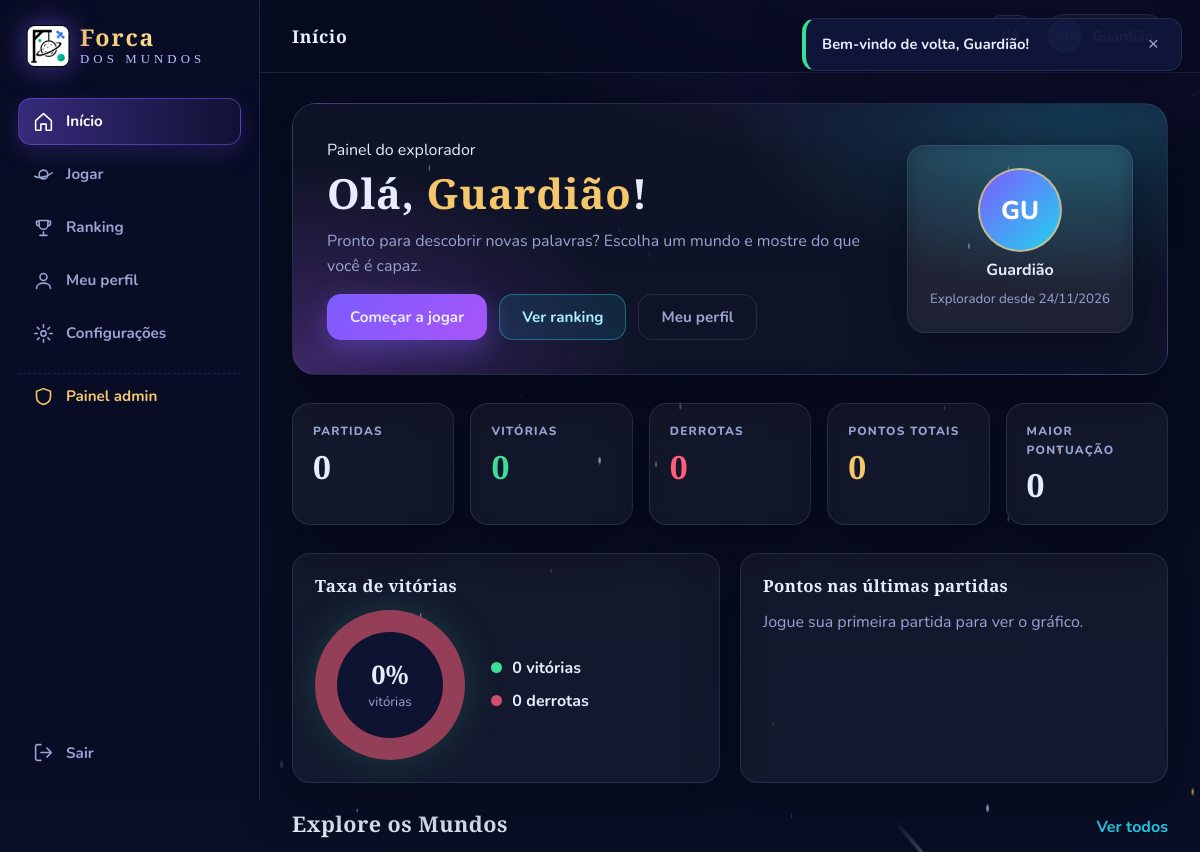
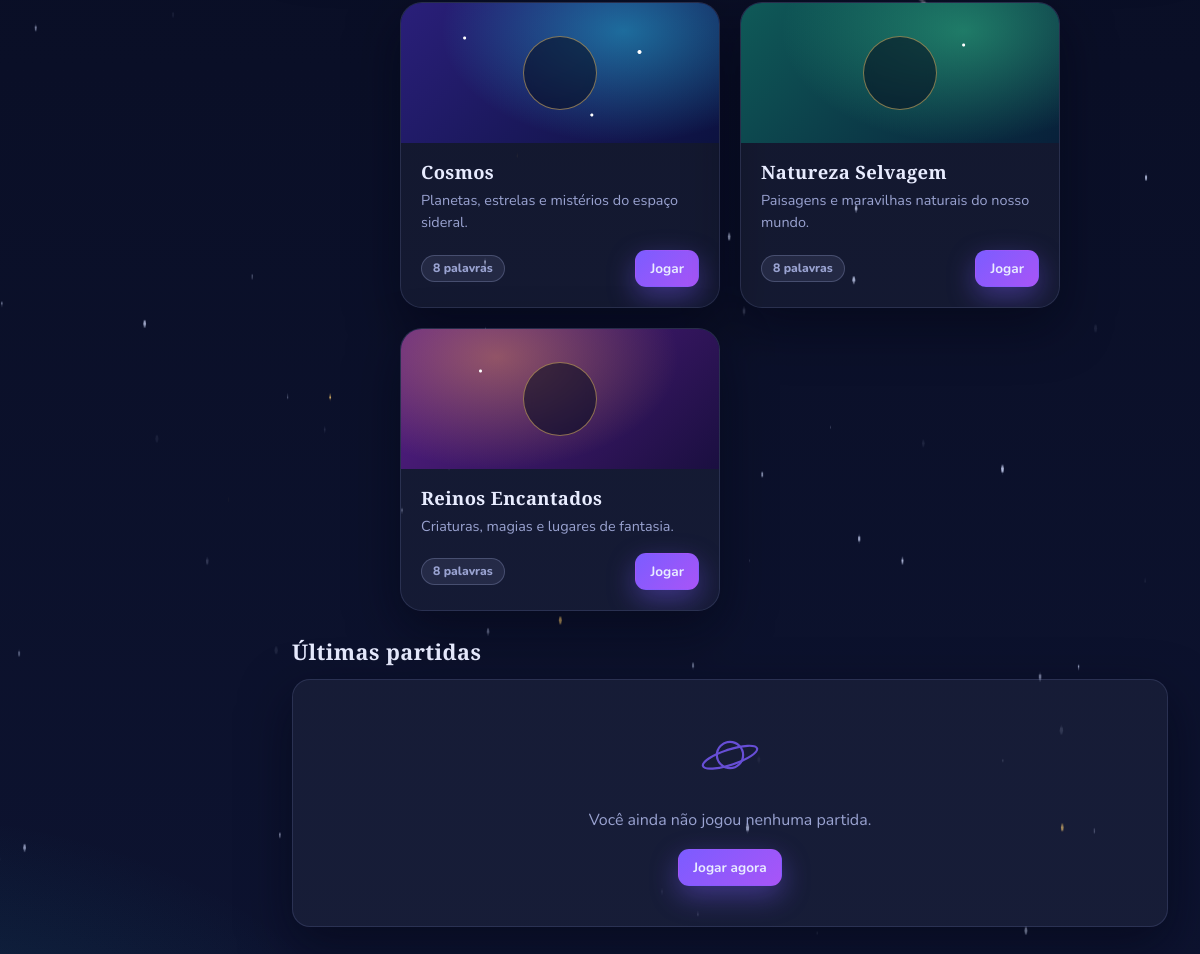
/public/inicio (signed in), run on the app's committed database (2 pictures, top to bottom).
### tables this page shows
CREATE TABLE usuarios (
    id        INT UNSIGNED NOT NULL AUTO_INCREMENT,
    nome      VARCHAR(120) NOT NULL,
    apelido   VARCHAR(30)  NOT NULL,
    email     VARCHAR(160) NOT NULL,
    senha     VARCHAR(255) NOT NULL,
    foto      VARCHAR(80)  NULL DEFAULT NULL,
    perfil    ENUM('admin', 'jogador') NOT NULL DEFAULT 'jogador',
    status    ENUM('ativo', 'inativo') NOT NULL DEFAULT 'ativo',
     
     
    email_verificado_em DATETIME NULL DEFAULT NULL,
    criado_em DATETIME NOT NULL DEFAULT CURRENT_TIMESTAMP,
    PRIMARY KEY (id),
    UNIQUE KEY uq_usuarios_email (email),
    UNIQUE KEY uq_usuarios_apelido (apelido),
    KEY idx_usuarios_perfil_status (perfil, status)
);

CREATE TABLE categorias (
    id        INT UNSIGNED NOT NULL AUTO_INCREMENT,
    nome      VARCHAR(60)  NOT NULL,
    descricao VARCHAR(255) NOT NULL DEFAULT '',
    imagem    VARCHAR(80)  NULL DEFAULT NULL,
    icone     VARCHAR(20)  NOT NULL DEFAULT 'planeta',
    status    ENUM('ativo', 'inativo') NOT NULL DEFAULT 'ativo',
    criado_em DATETIME NOT NULL DEFAULT CURRENT_TIMESTAMP,
    PRIMARY KEY (id),
    UNIQUE KEY uq_categorias_nome (nome)
);

### app/Core/Controller.php (called while the page is built, shortened)
<?php
class Controller
{
    private ?array $usuarioCache = null;
    protected function render(string $view, array $dados = [], string $layout = 'app'): void
    {
        $dados['usuario'] = $dados['usuario'] ?? $this->usuarioLogado();
        $dados['flashes'] = pull_flash();
        extract($dados, EXTR_SKIP);
        require BASE_PATH . '/app/Views/' . $view . '.php';
    }
    protected function usuarioLogado(): ?array
    {
        if ($this->usuarioCache !== null) {
            return $this->usuarioCache;
        }
        $id = $_SESSION['usuario_id'] ?? null;
        $usuario = (new Usuario())->buscarPorId((int) $id);
        unset($usuario['senha']);
        return $this->usuarioCache = $usuario;
    }
    protected function exigirLogin(): array
    {
        $usuario = $this->usuarioLogado();
        return $usuario;
    }
}

### app/Controllers/HomeController.php (called while the page is built, shortened)
<?php
class HomeController extends Controller
{
    public function index(): void
    {
        $usuario = $this->exigirLogin();
        $partidas = new Partida();
        $this->render('home/index', [
            'titulo'     => 'Início',
            'pagina'     => 'inicio',
            'stats'      => $partidas->estatisticasUsuario((int) $usuario['id']),
            'ultimas'    => $partidas->ultimasDoUsuario((int) $usuario['id'], 5),
            'grafico'    => $partidas->pontosRecentes((int) $usuario['id'], 10),
            'categorias' => (new Categoria())->ativasComContagem(),
        ]);
    }
}

### app/Core/Router.php (called while the page is built, shortened)
<?php
class Router
{
    private array $rotas = ['GET' => [], 'POST' => []];
    public function get(string $caminho, string $destino): void
    {
        $this->rotas['GET'][$caminho] = $destino;
    }
    public function post(string $caminho, string $destino): void
    {
        $this->rotas['POST'][$caminho] = $destino;
    }
    private function caminhoAtual(): string
    {
        $caminho = parse_url($_SERVER['REQUEST_URI'] ?? '/', PHP_URL_PATH) ?: '/';
        $caminho = rawurldecode($caminho);
        $raiz = rtrim(str_replace('\\', '/', dirname(BASE_URL)), '/');
        if (BASE_URL !== '' && strpos($caminho, BASE_URL) === 0) {
            $caminho = substr($caminho, strlen(BASE_URL));
        } elseif ($raiz !== '' && strpos($caminho, $raiz) === 0) {
            $caminho = substr($caminho, strlen($raiz));
        }
        $caminho = '/' . trim($caminho, '/');
        return $caminho === '/index.php' ? '/' : $caminho;
    }
    public function dispatch(): void
    {
        $metodo = $_SERVER['REQUEST_METHOD'] === 'POST' ? 'POST' : 'GET';
        $caminho = $this->caminhoAtual();
        $destino = $this->rotas[$metodo][$caminho] ?? null;
        [$classe, $acao] = explode('@', $destino);
        $controller = new $classe();
        $controller->$acao();
    }
}

### public/index.php (called while the page is built, shortened)
<?php
spl_autoload_register(function (string $classe): void {
    $arquivo = BASE_PATH . '/app/' . str_replace('\\', '/', substr($classe, 4)) . '.php';
});
require BASE_PATH . '/app/Core/helpers.php';
$router = new App\Core\Router();
$router->dispatch();

### config/database.php (called while the page is built)
<?php
return [
    'host'    => '127.0.0.1',
    'porta'   => 3306,
    'banco'   => 'forca_dos_mundos',
    'usuario' => 'root',
    'senha'   => '',
    'charset' => 'utf8mb4',
    'ambiente' => 'local',
];

### app/Core/Database.php (called while the page is built, shortened)
<?php
class Database
{
    private static ?PDO $conexao = null;
    public static function connection(): PDO
    {
        if (self::$conexao === null) {
            $config = require BASE_PATH . '/config/database.php';
            $dsn = sprintf(
                'mysql:host=%s;port=%d;dbname=%s;charset=%s',
                $config['host'],
                $config['porta'],
                $config['banco'],
                $config['charset']
            );
            try {
                self::$conexao = new PDO($dsn, $config['usuario'], $config['senha'], [
                    PDO::ATTR_ERRMODE            => PDO::ERRMODE_EXCEPTION,
                    PDO::ATTR_DEFAULT_FETCH_MODE => PDO::FETCH_ASSOC,
                    PDO::ATTR_EMULATE_PREPARES   => false,
                ]);
            } catch (PDOException $erro) {
                http_response_code(500);
                exit('Não foi possível conectar ao banco de dados. Confira o arquivo config/database.php e se o MySQL está ligado no XAMPP.');
            }
        }
        return self::$conexao;
    }
}

### app/Core/Model.php (called while the page is built, shortened)
<?php
abstract class Model
{
    protected PDO $db;
    public function __construct()
    {
        $this->db = Database::connection();
    }
    protected function buscarTodos(string $sql, array $params = []): array
    {
        $stmt = $this->db->prepare($sql);
        $stmt->execute($params);
        return $stmt->fetchAll();
    }
    protected function buscarUm(string $sql, array $params = []): ?array
    {
        $stmt = $this->db->prepare($sql);
        $stmt->execute($params);
        $linha = $stmt->fetch();
        return $linha ?: null;
    }
}

### app/Models/Usuario.php (called while the page is built, shortened)
<?php
class Usuario extends Model
{
    public function buscarPorId(int $id): ?array
    {
        return $this->buscarUm('SELECT * FROM usuarios WHERE id = ?', [$id]);
    }
}

### app/Models/Partida.php (called while the page is built, shortened)
<?php
class Partida extends Model
{
    public function estatisticasUsuario(int $usuarioId): array
    {
        $dados = $this->buscarUm(
            "SELECT COUNT(*) AS total,
                    COALESCE(SUM(resultado = 'vitoria'), 0) AS vitorias,
                    COALESCE(SUM(resultado = 'derrota'), 0) AS derrotas,
                    COALESCE(SUM(pontos), 0) AS pontos,
                    COALESCE(MAX(pontos), 0) AS maior
             FROM partidas WHERE usuario_id = ?",
            [$usuarioId]
        );
        $dados['taxa'] = $dados['total'] > 0 ? (int) round($dados['vitorias'] / $dados['total'] * 100) : 0;
        return $dados;
    }
}

### app/Models/Categoria.php (called while the page is built, shortened)
<?php
class Categoria extends Model
{
    public function ativasComContagem(): array
    {
        return $this->buscarTodos(
            "SELECT c.*, COUNT(p.id) AS total_palavras
             FROM categorias c
             LEFT JOIN palavras p ON p.categoria_id = c.id
             WHERE c.status = 'ativo'
             GROUP BY c.id
             ORDER BY c.nome"
        );
    }
}

### app/Views/partials/card_mundo.php (the view, shortened to what this page needs)
<article class="mundo">
    <div class="mundo-arte mundo-<?= e($cat['icone']) ?>" <?php if (!empty($cat['imagem'])): ?>style="background-image:url('<?= e(upload_url($cat['imagem'], 'categorias')) ?>')"<?php endif; ?>>
        <span class="mundo-icone"><?= icone_svg($cat['icone']) ?></span>
    </div>
    <div class="mundo-corpo">
        <h3><?= e($cat['nome']) ?></h3>
        <p><?= e($cat['descricao']) ?></p>
        <div class="mundo-rodape">
            <span class="badge badge-neutro"><?= (int) $cat['total_palavras'] ?> palavras</span>
            <?php if ((int) $cat['total_palavras'] > 0): ?>
                <form method="post" action="<?= e(url('/jogo/iniciar')) ?>">
                    <button type="submit" class="btn btn-primario btn-sm" data-carregando>Jogar</button>
                </form>
            <?php else: ?>
                <span class="badge badge-erro">Sem palavras</span>
            <?php endif; ?>
        </div>
    </div>
</article>

### app/Views/home/index.php (shortened to what this page needs)
<section class="hero">
    <div class="hero-texto">
        <span class="auth-etiqueta">Painel do explorador</span>
        <h1>Olá, <span class="texto-ouro"><?= e($usuario['apelido']) ?></span>!</h1>
        <p>Pronto para descobrir novas palavras? Escolha um mundo e mostre do que você é capaz.</p>
        <div class="hero-botoes">
            <a href="<?= e(url('/mundos')) ?>" class="btn btn-primario">Começar a jogar</a>
            <a href="<?= e(url('/ranking')) ?>" class="btn btn-secundario">Ver ranking</a>
            <a href="<?= e(url('/perfil')) ?>" class="btn btn-fantasma">Meu perfil</a>
        </div>
    </div>
    <div class="hero-perfil card">
        <?php $avatarUsuario = $usuario; $avatarClasse = 'avatar-lg'; require __DIR__ . '/../partials/avatar.php'; ?>
        <strong><?= e($usuario['apelido']) ?></strong>
        <small>Explorador desde <?= e(formatar_data($usuario['criado_em'], false)) ?></small>
    </div>
</section>
<section class="stats">
    <div class="stat card"><span class="stat-rotulo">Partidas</span><strong class="stat-valor"><?= (int) $stats['total'] ?></strong></div>
    <div class="stat card"><span class="stat-rotulo">Vitórias</span><strong class="stat-valor texto-ok"><?= (int) $stats['vitorias'] ?></strong></div>
    <div class="stat card"><span class="stat-rotulo">Derrotas</span><strong class="stat-valor texto-perigo"><?= (int) $stats['derrotas'] ?></strong></div>
    <div class="stat card"><span class="stat-rotulo">Pontos totais</span><strong class="stat-valor texto-ouro"><?= (int) $stats['pontos'] ?></strong></div>
    <div class="stat card"><span class="stat-rotulo">Maior pontuação</span><strong class="stat-valor"><?= (int) $stats['maior'] ?></strong></div>
</section>
<section class="grade-2">
    <div class="card">
        <h2 class="card-titulo">Taxa de vitórias</h2>
        <div class="rosca-area">
            <div class="rosca" style="--pct: <?= (int) $stats['taxa'] ?>">
                <div class="rosca-centro"><strong><?= (int) $stats['taxa'] ?>%</strong><small>vitórias</small></div>
            </div>
            <ul class="legenda">
                <li><i class="ponto ponto-ok"></i> <?= (int) $stats['vitorias'] ?> vitórias</li>
                <li><i class="ponto ponto-perigo"></i> <?= (int) $stats['derrotas'] ?> derrotas</li>
            </ul>
        </div>
    </div>
    <div class="card">
        <h2 class="card-titulo">Pontos nas últimas partidas</h2>
        <?php if (!$grafico): ?>
            <p class="vazio-texto">Jogue sua primeira partida para ver o gráfico.</p>
        <?php endif; ?>
    </div>
</section>
<section>
    <div class="secao-titulo">
        <h2>Explore os Mundos</h2>
        <a href="<?= e(url('/mundos')) ?>" class="link">Ver todos</a>
    </div>
    <?php if (!$categorias): ?>
        <div class="vazio card"><p>Nenhum mundo disponível no momento.</p></div>
    <?php else: ?>
        <div class="mundos-grade">
            <?php foreach ($categorias as $cat): require __DIR__ . '/../partials/card_mundo.php'; endforeach; ?>
        </div>
    <?php endif; ?>
</section>
<section>
    <div class="secao-titulo"><h2>Últimas partidas</h2></div>
    <?php require __DIR__ . '/../partials/lista_partidas.php'; ?>
</section>

### app/Views/partials/avatar.php
<?php
$avatarFoto = foto_url($avatarUsuario ?? null);
$avatarClasse = $avatarClasse ?? '';
?>
<?php if ($avatarFoto): ?>
    <img class="avatar <?= e($avatarClasse) ?>" src="<?= e($avatarFoto) ?>" alt="Foto de <?= e($avatarUsuario['apelido'] ?? '') ?>">
<?php else: ?>
    <span class="avatar avatar-iniciais <?= e($avatarClasse) ?>"><?= e(iniciais($avatarUsuario['apelido'] ?? '?')) ?></span>
<?php endif; ?>

### app/Core/helpers.php (shortened to what this page needs)
<?php
function e($valor): string
{
    return htmlspecialchars((string) $valor, ENT_QUOTES | ENT_SUBSTITUTE, 'UTF-8');
}
function url(string $caminho = ''): string
{
    return BASE_URL . '/' . ltrim($caminho, '/');
}
function formatar_data(?string $data, bool $comHora = true): string
{
    return date($comHora ? 'd/m/Y H:i' : 'd/m/Y', strtotime($data));
}
function foto_url(?array $usuario): ?string
{
    if (!$usuario || empty($usuario['foto'])) {
        return null;
    }
    return upload_url($usuario['foto'], 'perfis');
}
function iniciais(?string $apelido): string
{
    $apelido = trim((string) $apelido);
    return mb_strtoupper(mb_substr($apelido !== '' ? $apelido : '?', 0, 2));
}
function icone_svg(string $chave): string
{
    $icones = [
        'planeta' => '<circle cx="32" cy="32" r="14"/><ellipse cx="32" cy="34" rx="28" ry="8" transform="rotate(-18 32 34)"/>',
        'estrela' => '<path d="M32 6l7.5 17 18.5 1.8-14 12.3 4.2 18.1L32 45.7 15.8 55.2 20 37.1 6 24.8 24.5 23z"/>',
        'lua'     => '<path d="M44 8a24 24 0 1 0 12 34A20 20 0 0 1 44 8z"/><circle cx="48" cy="48" r="1.5"/>',
        'foguete' => '<path d="M32 6c10 8 14 20 10 34H22C18 26 22 14 32 6z"/><circle cx="32" cy="24" r="4"/><path d="M22 40l-8 10 10-2M42 40l8 10-10-2M28 46l4 12 4-12"/>',
        'castelo' => '<path d="M10 56V24l6 4V16l6 4V12h20v8l6-4v12l6-4v32z"/><path d="M26 56V42a6 6 0 0 1 12 0v14"/>',
        'folha'   => '<path d="M12 52C10 28 28 10 54 10c0 26-16 44-40 42z"/><path d="M12 52L38 26"/>',
    ];
    $conteudo = $icones[$chave] ?? $icones['planeta'];
    return '<svg class="icone-svg" viewBox="0 0 64 64" fill="none" stroke="currentColor" stroke-width="2.5" stroke-linecap="round" stroke-linejoin="round" aria-hidden="true">' . $conteudo . '</svg>';
}

### data on the page
usuarios: apelido "Guardião", apelido "GU", criado_em "24/11/2026"
categorias: nome "Cosmos", descricao "Planetas, estrelas e mistérios do espaço sideral.", total_palavras "8"
categorias: nome "Natureza Selvagem", descricao "Paisagens e maravilhas naturais do nosso mundo.", total_palavras "8"
categorias: nome "Reinos Encantados", descricao "Criaturas, magias e lugares de fantasia.", total_palavras "8"

### other printed values
$rotulo "Início"
$rotulo "Jogar"
$rotulo "Ranking"
$rotulo "Meu perfil"
$rotulo "Configurações"
$titulo "Início"
$stats['total'] "0"
$stats['vitorias'] "0"
$stats['derrotas'] "0"
$stats['pontos'] "0"
$stats['maior'] "0"
$stats['taxa'] "0"
